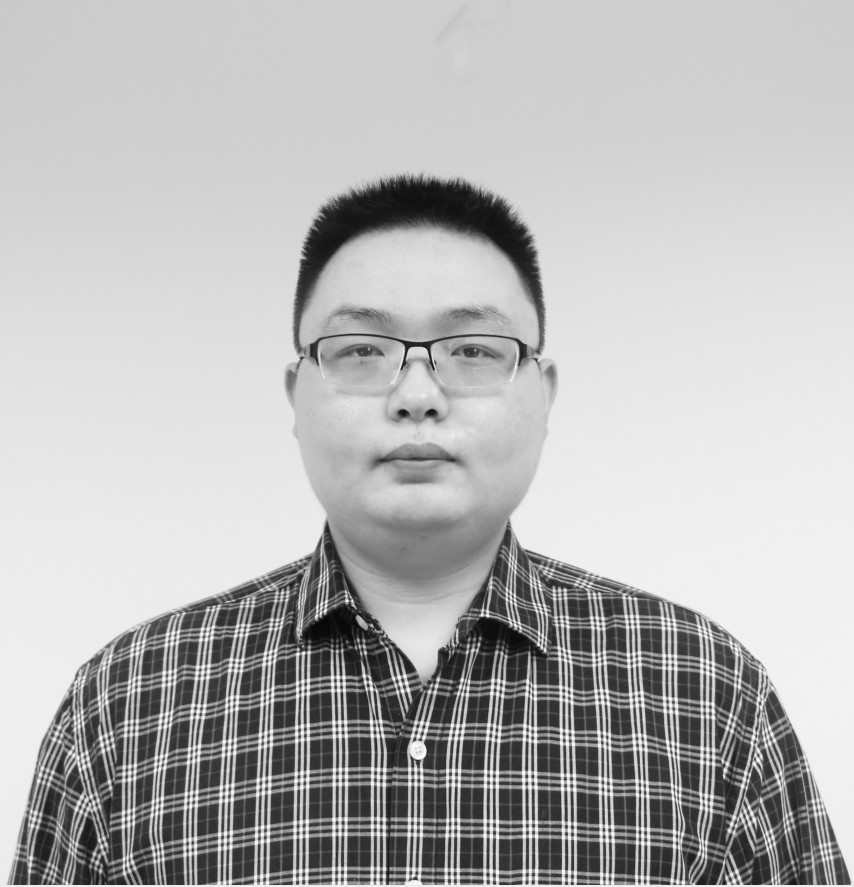
#> input picture learning_1/day1/图.jpg, 854 x 887 px
$ jupyter execute --allow-errors Untitled.ipynb   (shell and % lines are left out)   (text cells are left out)
#> lines starting #> are read from the running program, lines starting #| are printed output that depends on the picture; after the words box and inside, x2 and y2 are one past the last pixel; in counts of white or black regions, pixels touching at a corner belong together; pictures that were not available may be replaced by others from this repository, and a replacement may not be noted
[cell 1]
import cv2
import matplotlib.pyplot as plt
import hashlib
import numpy as np
import math

[cell 2]
# 通用方法，可以读取中文名字的图片，只需要输入图片是几通道即可
# cv2.IMREAD_COLOR cv2.IMREAD_GRAYSCALE
def readimg(filename,mode):
#> called with filename = '图.jpg', mode = 0
    raw_data = np.fromfile(filename, dtype=np.uint8)  #先用numpy把图片文件存入内存：raw_data，把图片数据看做是纯字节数据
    img = cv2.imdecode(raw_data, mode)  #从内存数据读入图片
#> img is the input picture: shape (887, 854); min 4, max 255, mean 182.5
    return img

[cell 3]
# 灰度图
img_gray = readimg("图.jpg",cv2.IMREAD_GRAYSCALE)

# 彩色模式 三通道
img_color = readimg("图.jpg",cv2.IMREAD_COLOR)
#> call 2 of readimg, with filename = '图.jpg', mode = 1
#> in readimg (call 2), `img = cv2.imdecode(raw_data, mode)`:
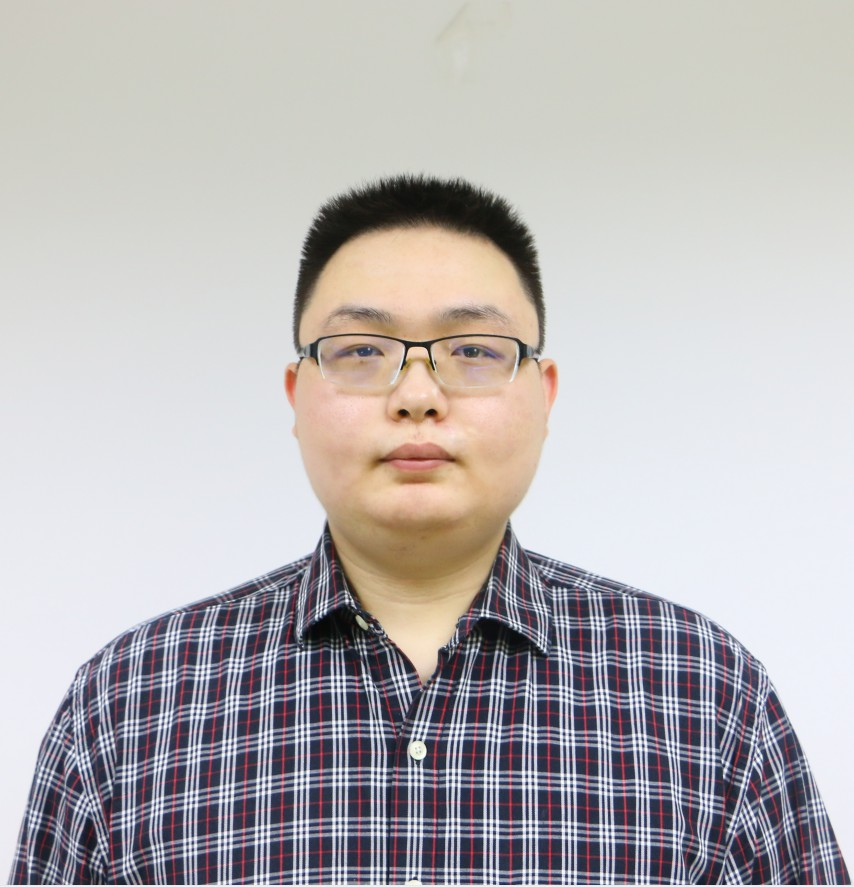
#> img: shape (887, 854, 3); mean B, G, R 182.2, 181.3, 184.9

[cell 4]
# opencv读取的格式 是 BGR!


# 图像展示方法
def showImg(img,windowName):
    # 图像展示
    cv2.imshow(windowName,img)
    # 按任意键 向下执行，如果不是0则等待n 毫秒
    cv2.waitKey(0)
    # 清除展示窗口
    cv2.destroyAllWindows()


#showImg(img_color,"测试")

[cell 5]
# 图像属性：Height Width Channel
img_color.shape
#> Out = (887, 854, 3)

[cell 6]
img_color.size
#> Out = 2272494

[cell 7]
img_color.dtype

[cell 8]
type(img_color)

[cell 9]
# 保存图片
cv2.imwrite("保存.png",img_color)
#> Out = True

[cell 10]
cap = cv2.VideoCapture("test.mp4")
# 判断是否打开成功
cap.isOpened()
# fps帧率
cap.get(cv2.CAP_PROP_FPS)
# 视频宽
cap.get(cv2.CAP_PROP_FRAME_WIDTH)
# 视频高
cap.get(cv2.CAP_PROP_FRAME_HEIGHT)
# 读取一帧。返回如果读取该帧成功返回true，如果已经到结尾了返回false
# frame 是该帧对象 本质上ndarray对象
res,frame = cap.read()
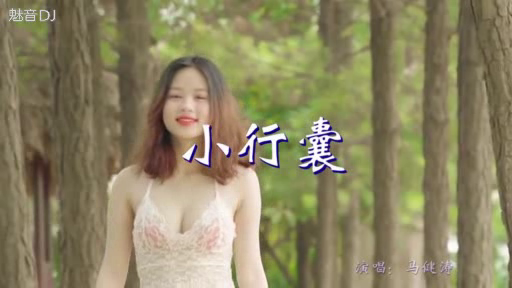
#> input picture frame 28 of learning_1/day1/to.mp4, 512 x 288 px, given in place of test.mp4, which was not available
#> frame is the input picture: shape (288, 512, 3); mean B, G, R 99.9, 133, 141

res
# 释放资源
cap.release();

[cell 11]
cap = cv2.VideoCapture("test.mp4")
# 不断循环读取帧 ，并转换成灰度图，展示
while cap.isOpened():
    ret,frame = cap.read()
    if(frame is None or ret == False):
        break
    if ret == True:
        #通过cv2.cvtColor转换成灰度图
        gray = cv2.cvtColor(frame,cv2.COLOR_BGR2GRAY)
        cv2.imshow("result",gray)
        if(cv2.waitKey(10) &0xFF == 27):
#> (key q is pressed here)
            break


cap.release()
cv2.destroyAllWindows()

[cell 12]
img_1 = readimg("图.jpg",cv2.IMREAD_COLOR)
# 前者是高度，后者是宽度
test = img_1[0:500,0:200]
# 将截取出来的图像展示
showImg(test,"test")

test.shape
#> Out = (500, 200, 3)

[cell 13]
b,g,r = cv2.split(img_1)
type(b.shape)

[cell 14]
img_1 = cv2.merge((b,g,r))

[cell 15]
copy_img = img_1.copy()
copy_img[:,:,0] = 0
copy_img[:,:,1] = 0
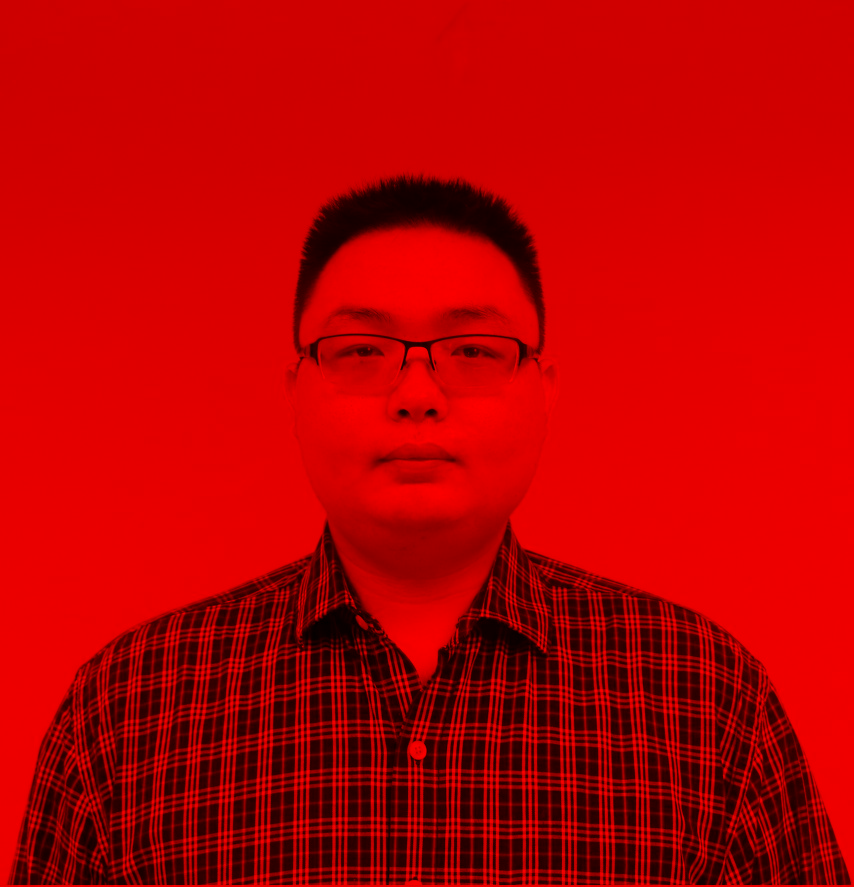
#> copy_img: shape (887, 854, 3); mean B, G, R 0, 0, 184.9
showImg(copy_img,"copy")

[cell 16]
# img = cv2.readimg('图.png')
# img = cv2.resize(img,(256,256))
img = img_1
cv2.imshow('origin',img),cv2.waitKey(0),cv2.destroyAllWindows()

replicate = cv2.copyMakeBorder(img,20,20,20,20,cv2.BORDER_REPLICATE)
cv2.imshow('replicate',replicate),cv2.waitKey(0),cv2.destroyAllWindows()

constant = cv2.copyMakeBorder(img,20,20,20,20,cv2.BORDER_CONSTANT,value=(255,255,255))
cv2.imshow('constant',constant),cv2.waitKey(0),cv2.destroyAllWindows()

reflect = cv2.copyMakeBorder(img,20,20,20,20,cv2.BORDER_REFLECT)
cv2.imshow('reflect',reflect),cv2.waitKey(0),cv2.destroyAllWindows()

reflect101 = cv2.copyMakeBorder(img,20,20,20,20,cv2.BORDER_REFLECT_101)
cv2.imshow('reflect101',reflect101),cv2.waitKey(0),cv2.destroyAllWindows()

wrap = cv2.copyMakeBorder(img,20,20,20,20,cv2.BORDER_WRAP)
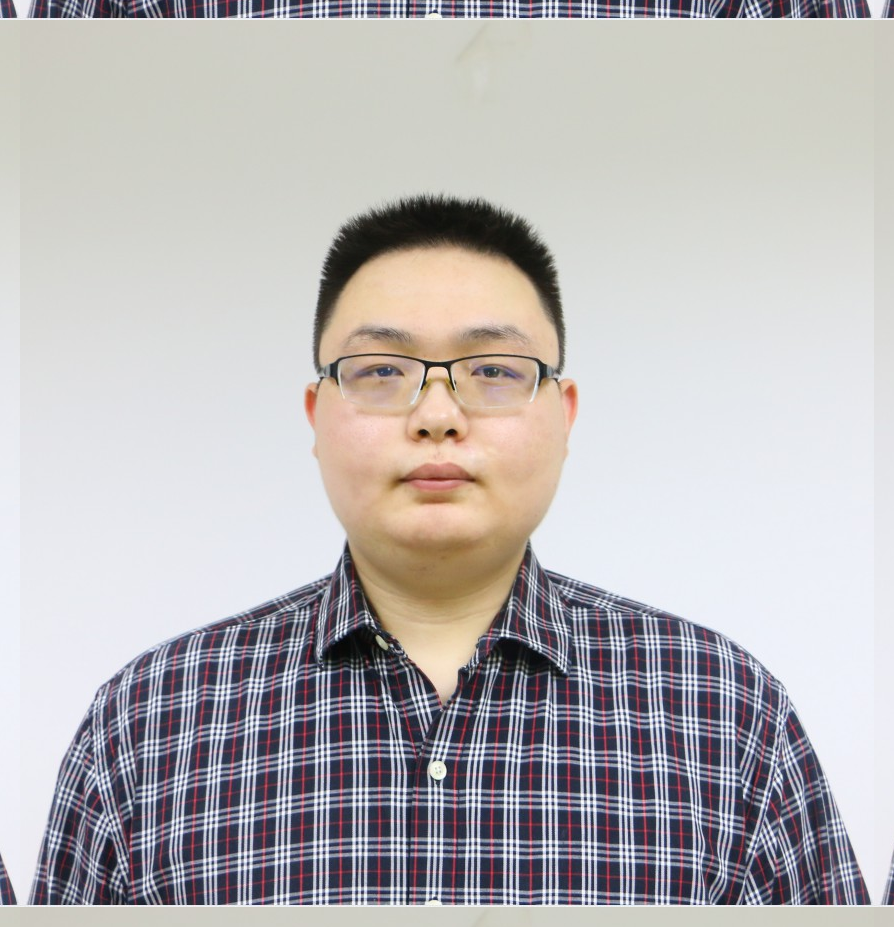
#> wrap: shape (927, 894, 3); mean B, G, R 183.5, 182.5, 185.8
cv2.imshow('wrap',wrap),cv2.waitKey(0),cv2.destroyAllWindows()

[cell 17]
img_cat = img[:5,:5,0]
#> img_cat = [[193, 193, 193, 193, 193], [193, 193, 193, 193, 193], [193, 193, 193, 193, 193], [193, 193, 193, 193, 193], [193, 193, 193, 193, 193]]
img_dog = img[:5,:5,1]
#> img_dog = [[202, 202, 202, 202, 202], [202, 202, 202, 202, 202], [202, 202, 202, 202, 202], [202, 202, 202, 202, 202], [202, 202, 202, 202, 202]]

# 整个矩阵集体加10，如果溢出，则会模256
img_cat = img_cat + 10
#> img_cat = [[203, 203, 203, 203, 203], [203, 203, 203, 203, 203], [203, 203, 203, 203, 203], [203, 203, 203, 203, 203], [203, 203, 203, 203, 203]]

# 矩阵对应位置相加，如果溢出 模 256
img_res = img_cat + img_dog
#> img_res = [[149, 149, 149, 149, 149], [149, 149, 149, 149, 149], [149, 149, 149, 149, 149], [149, 149, 149, 149, 149], [149, 149, 149, 149, 149]]

# 矩阵对应位置相加，如果超出则保持255
img_re_2 = cv2.add(img_cat,img_dog)
#> img_re_2 = [[255, 255, 255, 255, 255], [255, 255, 255, 255, 255], [255, 255, 255, 255, 255], [255, 255, 255, 255, 255], [255, 255, 255, 255, 255]]

[cell 18]
img_theCat = readimg("cat.png",cv2.IMREAD_COLOR)
#> call 4 of readimg, with filename = 'cat.png', mode = 1
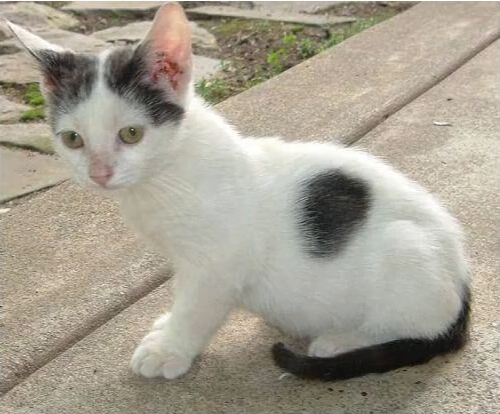
#> input picture learning_1/day1/cat.png, 500 x 414 px
#> in readimg, img is the input picture: shape (414, 500, 3); mean B, G, R 145.2, 159.5, 166.1
img_theDog = readimg("dog.png",cv2.IMREAD_COLOR)
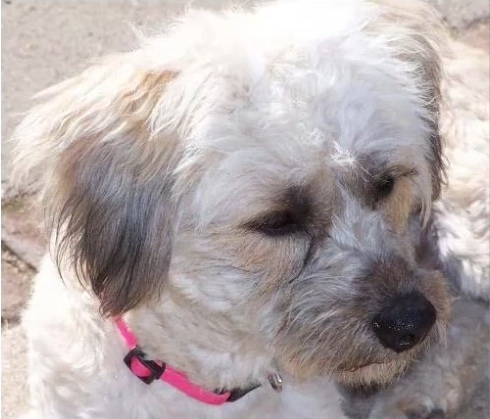
#> input picture learning_1/day1/dog.png, 490 x 419 px
#> in readimg, img is the input picture: shape (419, 490, 3); mean B, G, R 169.6, 169.7, 179.4

[cell 19]
img_theDog.shape
#> Out = (419, 490, 3)

[cell 20]
img_theCat.shape
#> Out = (414, 500, 3)

[cell 21]
# 将dog图像放缩到 414高度，500宽度的图像
img_resize_theDog = cv2.resize(img_theDog, (500,414))

[cell 22]
# dog图像，y不变，x变为之前的三倍
cv2.resize(img_theDog,(0,0),fy=1,fx=3).shape
#> Out = (419, 1470, 3)

[cell 23]
# 图片权重相加，返回融合后的图像
res_addWeighted = cv2.addWeighted(img_theCat,0.4,img_resize_theDog,0.6,0)
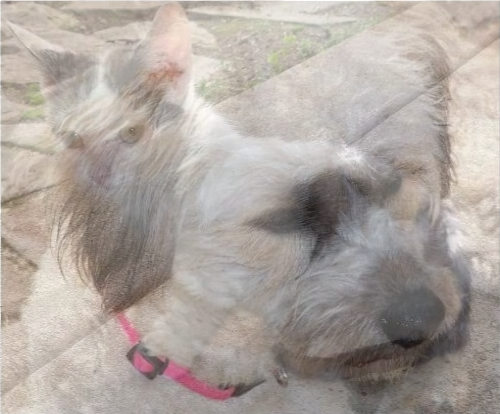
#> res_addWeighted: shape (414, 500, 3); mean B, G, R 159.7, 165.5, 174
plt.imshow(res_addWeighted)
# res_addWeighted.shape
# showImg(res_addWeighted,"1")

[cell 24]
img = cv2.imread('cat.png')
gray = cv2.cvtColor(img,cv2.COLOR_BGR2GRAY)
#> gray: shape (414, 500)
ret,thresh1 = cv2.threshold(gray,127,255,cv2.THRESH_BINARY)
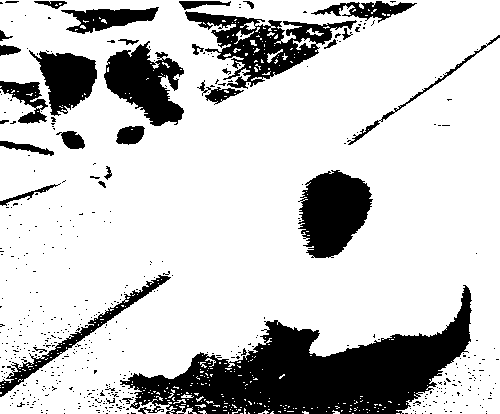
#> thresh1: shape (414, 500); 78.6% white; 506 black regions (473 under 20 px), largest, box (x1, y1, x2, y2) and area: (120, 285, 472, 414) 19252, (185, 11, 357, 89) 4691, (298, 170, 373, 258) 4570
ret,thresh2 = cv2.threshold(gray,127,255,cv2.THRESH_BINARY_INV)
ret,thresh3 = cv2.threshold(gray,127,255,cv2.THRESH_TRUNC)
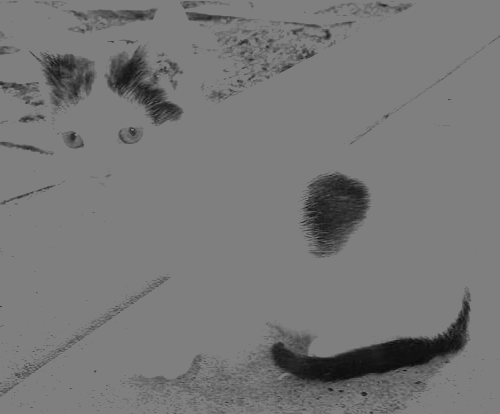
#> thresh3: shape (414, 500); min 8, max 127, mean 119
ret,thresh4 = cv2.threshold(gray,127,255,cv2.THRESH_TOZERO)
ret,thresh5 = cv2.threshold(gray,127,255,cv2.THRESH_TOZERO_INV)
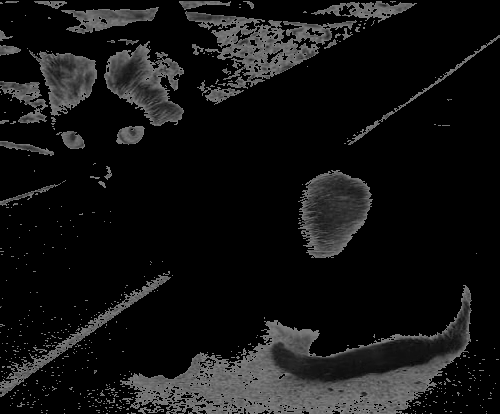
#> thresh5: shape (414, 500); min 0, max 127, mean 19.2
titles = ['img','BINARY','BINARY_INV','TRUNC','TOZERO','TOZERO_INV']
images = [img,thresh1,thresh2,thresh3,thresh4,thresh5]
for i in range(6):
    plt.subplot(2,3,i+1),plt.imshow(images[i],'gray')
    plt.title(titles[i])
    plt.xticks([]),plt.yticks([])
plt.show()
#> figure, not shown here; B, G, R data is drawn as R, G, B

#> (a cell that did not finish here is left out)

[cell 26]
# 方框滤波，如果选择了归一化就和均值滤波一模一样，
# 但是如果不选择归一化就可能越界，导致像素值为255
box = cv2.boxFilter(img,-1,(3,3),normalize=True) # normalize就是归一化处理
showImg(box,"box")

[cell 27]
#读取test视频
cap = cv2.VideoCapture("test.mp4")
# 判断是否打开成功
cap.isOpened()
# fps帧率
fps = cap.get(cv2.CAP_PROP_FPS)
# 视频宽
width = cap.get(cv2.CAP_PROP_FRAME_WIDTH)
# 视频高
height = cap.get(cv2.CAP_PROP_FRAME_HEIGHT)
# 读取一帧。返回如果读取该帧成功返回true，如果已经到结尾了返回false
# frame 是该帧对象 本质上ndarray对象

print("fps:" , fps)
print("width:",width)
print("height:",height)


fourcc = cv2.VideoWriter_fourcc(*'XVID')

out = cv2.VideoWriter('to.mp4',int(fourcc), int(fps), (int(width),int(height)),True)

while(cap.isOpened()):
    ret, frame = cap.read()
    if ret==True:

        cv2.imshow('frame',frame)
        out.write(frame)

        if cv2.waitKey(10) & 0xFF == ord('q'):
#> (key q is pressed here)
            break
    else:
        break

cap.release()
out.release()
cv2.destroyAllWindows()

[cell 28]
# hash方法
class Hashing:
    #传入字节数组，获取十六进制的md5值
    def md5(self,data):
        return hashlib.md5(data).hexdigest()
    #传入文件名，读取对应的字节
    def getBytesFromFile(self,fileName):
        content = open(fileName,"rb")
        content = content.read()
        return content

[cell 29]
test = Hashing()
#> (the rest of this cell did not finish here and is left out)

[cell 30]
# 混沌系统类
class ChaoSystem:
    #基于三角函数的混沌系统，传入四个参数，产生number长度的伪随机二进制字符串
    #方法：X_n+1 = A * sin(X_n-X_B)^2
    def generate_StrBin(self,A,X_B,X_1,number):
#> called with A = 35, X_B = 73, X_1 = 84, number = 35
            res = ""
            temp = X_1
            for i in range(number):
                temp = A * pow(math.sin(temp-X_B),2)
#                 print(str(temp) +  "\n")
                if(temp >= A * 2 / 3):
                    res += "1"
                else:
                    res += "0"
            return res

    # 使用md5的hash的十六进制字符串作为密钥，产生基于混沌系统的伪随机二进制字符串
    #hashStr：十六进制md5，max_dct表示待嵌入的dct矩阵数量
    def use_hashStr_toGenerate(self,hashStr,max_dct):
        A = abs(int(hashStr[0:8],16)) % 100
        if(A < 10):
            A += 10
        X_B = abs(int(hashStr[8:16],16)) % 100
        if(X_B < 10):
            X_B += 10
        X_1 = abs(int(hashStr[16:24],16)) % 100
        if(X_1 < 10):
            X_1 += 10
        number = abs(int(hashStr[24:32],16)) % 100
        if(number < int(0.5*max_dct)):
            number = int(0.7*max_dct)
        bin_str = self.generate_StrBin(A,X_B,X_1,number)
        return bin_str
